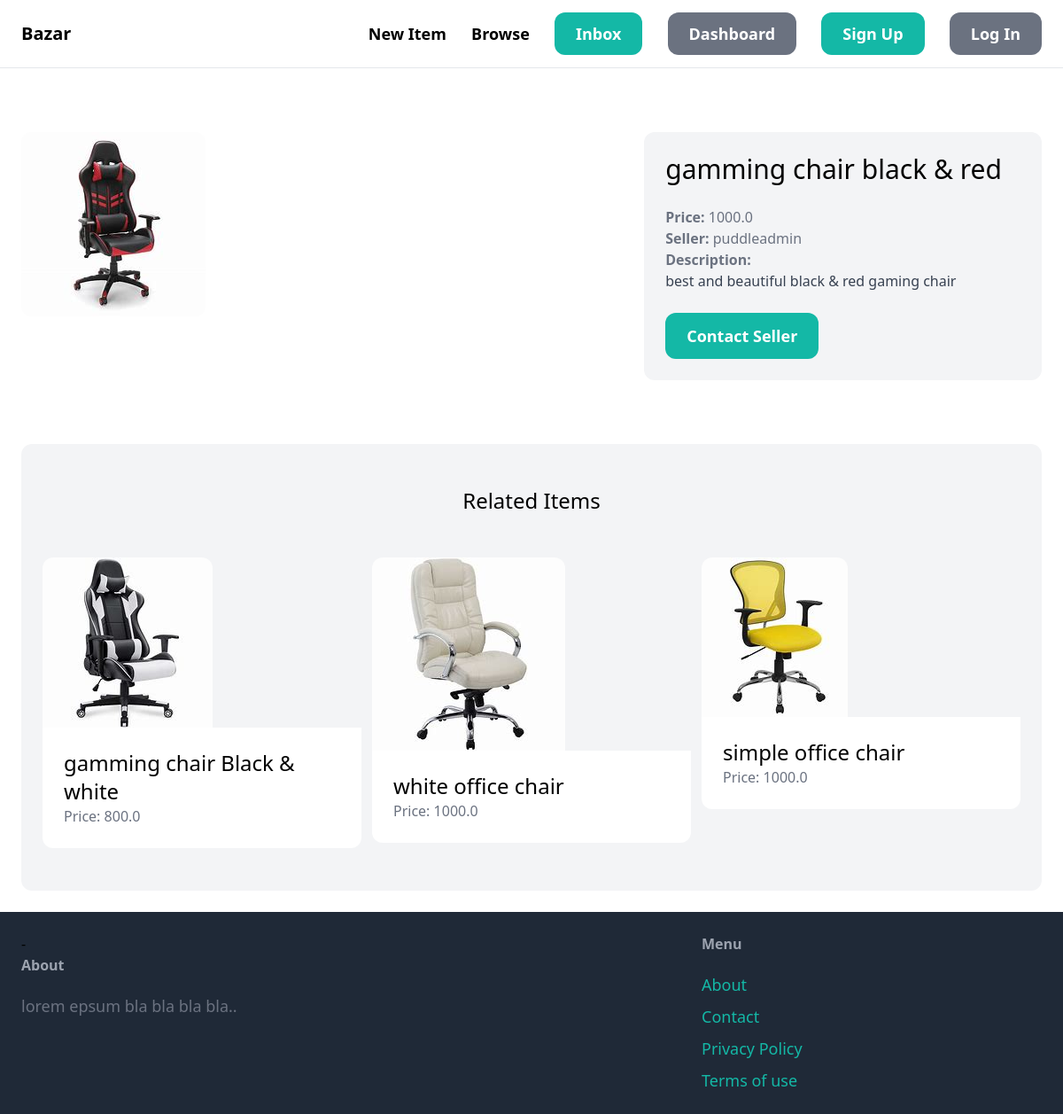
Page /items/4/ on the committed database.
### item/models.py (models this page shows, shortened)
class Item(models.Model):
    category = models.ForeignKey(Category, related_name='items', on_delete=models.CASCADE)
    name = models.CharField(max_length=255)
    description = models.TextField(blank=True, null=True)
    price = models.FloatField()
    image = models.ImageField(upload_to='item_images', blank=True, null=True)
    is_sold = models.BooleanField(default=False)
    created_at = models.DateTimeField(auto_now_add=True)
    created_by = models.ForeignKey(User, related_name='items', on_delete=models.CASCADE)

### item/views.py (the view)
# urls.py: path('<int:pk>/',views.detail,name='detail')
def detail(request, pk):
    item = get_object_or_404(Item, pk=pk)
    related_items = Item.objects.filter(category=item.category, is_sold=False).exclude(pk=pk)[0:3]
    return render(request,'item/detail.html', {'item' : item, 'related_items': related_items})

### item/templates/item/detail.html (shortened to what this page needs)
{% extends 'core/base.html' %}
{% block content %}
<div class="py-12 grid grid-cols-5 gap-5">
    <div class="col-span-3">
        <img src="{{ item.image.url }}" class="rounded-xl">
    </div>
    <div class="col-span-2 p-6 bg-gray-100 rounded-xl">
        <h1 class="mb-6 text-3xl">{{ item.name }}</h1>
        <p class="text-gray-500"><strong>Price: </strong>{{ item.price }}</p>
        <p class="text-gray-500"><strong>Seller: </strong>{{ item.created_by }}</p>
        {% if item.description %}
            <p class="text-gray-700">
                <strong class="text-gray-500">Description: </strong><br>
                {{ item.description }}
            </p>
        {% endif %}
        <a href="#" class="inline-block mt-6 px-6 py-3 text-lg font-semibold text-white bg-teal-500 hover:bg-teal-700 rounded-xl">Contact Seller</a>
    </div>
</div>
<div class="mt-6 py-12 px-6 bg-gray-100 rounded-xl">
        <h2 class="mb-12 text-2xl text-center">Related Items</h2>
        <div class="grid grid-cols-3 gap-3">
            {%  for item in related_items %}
                <div>
                    <a href="{% url 'item:detail' item.id %}">
                        <div>
                            <img src="{{ item.image.url }}" class="rounded-t-xl">
                        </div>
                        <div class="p-6 bg-white rounded-b-xl">
                            <h2 class="text-2xl">{{ item.name }}</h2>
                            <p class="text-gray-500">Price: {{ item.price }}</p>
                        </div>
                    </a>
                </div>
            {% endfor %}
        </div>
    </div>
{% endblock %}

### rows in the picture
Item: image (picture), name "gamming chair black & red", price "1000.0", created_by "puddleadmin", description "best and beautiful black & red gaming chair"
Item: image (picture), name "gamming chair Black & white", price "800.0"
Item: image (picture), name "white office chair", price "1000.0"
Item: image (picture), name "simple office chair", price "1000.0"
